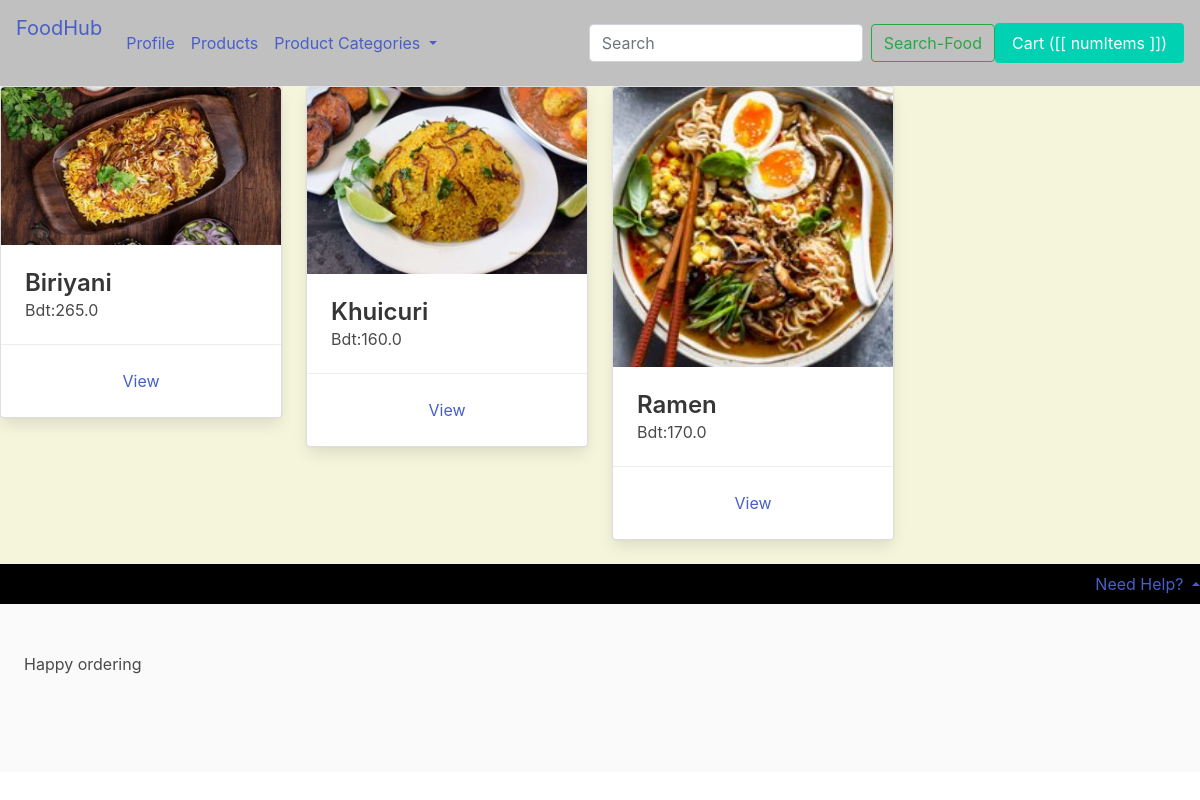
The page / on the database its author committed.
### Products/models.py (models this page shows, shortened)
class BaseModel(models.Model):
    created_at = models.DateTimeField(auto_now=True)
    updated_at = models.DateTimeField(auto_now=True)
    class Meta:
        abstract = True

class Product(BaseModel):
    category = models.ForeignKey(Category, related_name='products', on_delete=models.CASCADE)
    parent = models.ForeignKey('self', related_name='variants', on_delete=models.CASCADE, blank=True, null=True)
    title = models.CharField(max_length=100)
    slug = models.SlugField(unique=True, blank=True, null=True)
    product_description = models.TextField(blank=True, null=True)
    product_price = models.FloatField(default=1)
    is_featured = models.BooleanField(default=False)
    image = models.ImageField(upload_to='uploads', null=True,blank=True)
    thumbnail= models.ImageField(upload_to='uploads', null=True,blank=True)
    date_added = models.DateTimeField(auto_now=True)
    class Meta:
        ordering = ('-date_added',)

### Food_ordering_web/views.py (the view)
# urls.py: 2. Add a URL to urlpatterns:  path('', views.home, name='home')
def home(request):
    products = Product.objects.filter(is_featured =True)
    context = {'products': products,}
    return render(request, 'home.html', context)

### Cart/cart.py (called while the page is built)
    def get_total_length(self):
        return sum(int(item['quantity']) for item in self.cart.values())

    def get_total_cost(self):
        if "Total_price" in self.cart.values():
            return sum(float(item.get('Total_price', 0)) for item in self.cart.values())
        else:
            return 0

### Cart/context_processors.py (called while the page is built)
def cart(request):
    return{'cart' : Cart(request)}

### Products/context_processors.py (called while the page is built)
def menu_categories(request):
    categories = Category.objects.all()
    return {'menu_categories':categories}

### Products/models.py (called while the page is built)
    def __str__(self):
        return str(self.title)

### Food_ordering_web/templates/home.html
{% extends 'base.html' %}
{%block content%}
    <div class = "columns is-multiline">
        {% for product in products%}
        <div  class= "column is-3">
            <div class="card">
                <div class="card-image">
                    <figure class="image">
                        <img src="/media/{{product.thumbnail}}">
                    </figure>
                </div>
                <div class="card-content">
                    <div class="media">
                        <div class="media-content">
                            <p class="title is-4">{{product.title}}</p>
                                <p class="subtitle is-6">Bdt:{{product.product_price}}</p>
                        </div>
                    </div>
                </div>
                            <footer class="card-footer">
                             <a href="{% url 'Product_details_view' product.category.slug product.slug %}" class="card-footer-item"> View</a>
                               </footer>
            </div>
        </div>
        {% endfor %}
    </div>
{%endblock%}

### static/main.css (style rules this page uses)
body { background: beige; }

### rows shown on the page
Product: thumbnail (picture), title "Biriyani", product_price "265.0"
Product: thumbnail (picture), title "Khuicuri", product_price "160.0"
Product: thumbnail (picture), title "Ramen", product_price "170.0"
